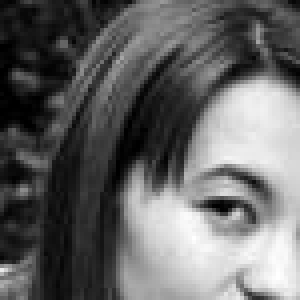
#> input picture realworld_random_imgs/grayscale.png, 75 x 75 px (shown 4 times larger)
$ python primal_I.py
#> lines starting #> are read from the running program, lines starting #| are printed output that depends on the picture
# total variation minimization
from copy import deepcopy

import matplotlib.pyplot as plt
import numpy as np
import cvxpy as cp
from os.path import join

def reconstruct_image(img_corr, known):
    U = cp.Variable(shape=img_corr.shape)
    obj = cp.Minimize(cp.tv(U))
    constraints = [cp.multiply(known, U) == cp.multiply(known, img_corr)]
    prob = cp.Problem(obj, constraints)
    prob.solve( solver=cp.SCS)
    return U.value


if __name__ == "__main__":

    base_dirs = ["realworld_random_imgs", "realworld_text_imgs", "texture2_block_imgs", "texture2_random_imgs",
                 "texture2_text_imgs", "texture_block_imgs", "texture_random_imgs", "texture_text_imgs"]

    for base_dir in base_dirs:
        img = plt.imread(join(base_dir, "grayscale.png"))[:, :, 0]
#> img: shape (75, 75) float32; min 0, max 1, mean 0.397
        known = np.load(join(base_dir, "mask.npy"))
#> (reads realworld_random_imgs/mask.npy from the repository)
        img_corr = deepcopy(img)
        img_corr[known == 0] = 0
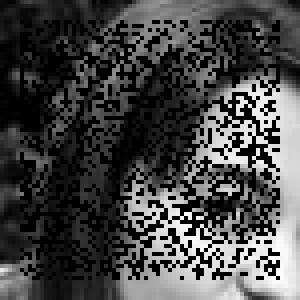
#> img_corr: shape (75, 75) float32 (shown 4 times larger); min 0, max 1, mean 0.273

#> (the run stopped early here; a loop or call above may not have finished)
